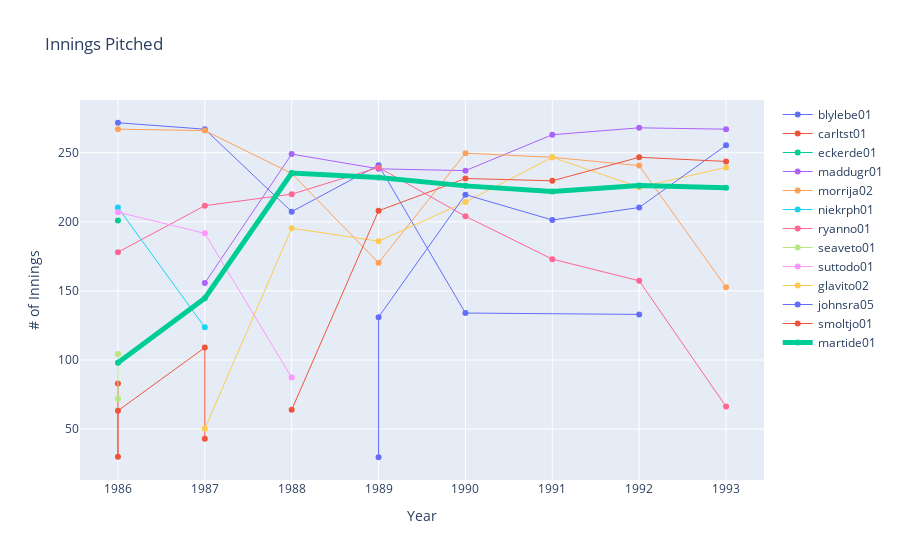

Notebook source saved alongside this figure:
### Code cell
fig = go.Figure()

for player_id in unique_player_ids:
    stats = combined_stats[combined_stats.playerID == player_id]
    linewidth = 1.0
    if player_id == 'martide01':
        linewidth = 5.0
    fig.add_trace(go.Scatter(
        x=stats.yearID,
        y=(stats.IPouts/3),
        name=player_id,
        mode="lines+markers",
        line=dict(width=linewidth)
    ))
    
fig.update_layout(title="Innings Pitched", xaxis_title="Year", yaxis_title="# of Innings")
fig.show()

### Figure 1 — Plotly figure (JSON) as saved in the notebook; plotly's stock layout.template omitted (floating-point values rounded to 4 significant figures)
{"data": [{"line": {"width": 1}, "mode": "lines+markers", "name": "blylebe01", "type": "scatter", "x": [1986, 1987, 1988, 1989, 1990, 1992], "y": [271.7, 267, 207.3, 241, 134, 133]}, {"line": {"width": 1}, "mode": "lines+markers", "name": "carltst01", "type": "scatter", "x": [1986, 1986, 1986, 1987, 1987], "y": [83, 30, 63.33, 109, 43]}, {"line": {"width": 1}, "mode": "lines+markers", "name": "eckerde01", "type": "scatter", "x": [1986], "y": [201]}, {"line": {"width": 1}, "mode": "lines+markers", "name": "maddugr01", "type": "scatter", "x": [1987, 1988, 1989, 1990, 1991, 1992, 1993], "y": [155.7, 249, 238.3, 237, 263, 268, 267]}, {"line": {"width": 1}, "mode": "lines+markers", "name": "morrija02", "type": "scatter", "x": [1986, 1987, 1988, 1989, 1990, 1991, 1992, 1993], "y": [267, 266, 235, 170.3, 249.7, 246.7, 240.7, 152.7]}, {"line": {"width": 1}, "mode": "lines+markers", "name": "niekrph01", "type": "scatter", "x": [1986, 1987], "y": [210.3, 123.7]}, {"line": {"width": 1}, "mode": "lines+markers", "name": "ryanno01", "type": "scatter", "x": [1986, 1987, 1988, 1989, 1990, 1991, 1992, 1993], "y": [178, 211.7, 220, 239.3, 204, 173, 157.3, 66.33]}, {"line": {"width": 1}, "mode": "lines+markers", "name": "seaveto01", "type": "scatter", "x": [1986, 1986], "y": [72, 104.3]}, {"line": {"width": 1}, "mode": "lines+markers", "name": "suttodo01", "type": "scatter", "x": [1986, 1987, 1988], "y": [207, 191.7, 87.33]}, {"line": {"width": 1}, "mode": "lines+markers", "name": "glavito02", "type": "scatter", "x": [1987, 1988, 1989, 1990, 1991, 1992, 1993], "y": [50.33, 195.3, 186, 214.3, 246.7, 225, 239.3]}, {"line": {"width": 1}, "mode": "lines+markers", "name": "johnsra05", "type": "scatter", "x": [1989, 1989, 1990, 1991, 1992, 1993], "y": [29.67, 131, 219.7, 201.3, 210.3, 255.3]}, {"line": {"width": 1}, "mode": "lines+markers", "name": "smoltjo01", "type": "scatter", "x": [1988, 1989, 1990, 1991, 1992, 1993], "y": [64, 208, 231.3, 229.7, 246.7, 243.7]}, {"line": {"width": 5}, "mode": "lines+markers", "name": "martide01", "type": "scatter", "x": [1986, 1987, 1988, 1989, 1990, 1991, 1992, 1993], "y": [98, 144.7, 235.3, 232, 226, 222, 226.3, 224.7]}], "layout": {"title": {"text": "Innings Pitched"}, "xaxis": {"title": {"text": "Year"}}, "yaxis": {"title": {"text": "# of Innings"}}}}
